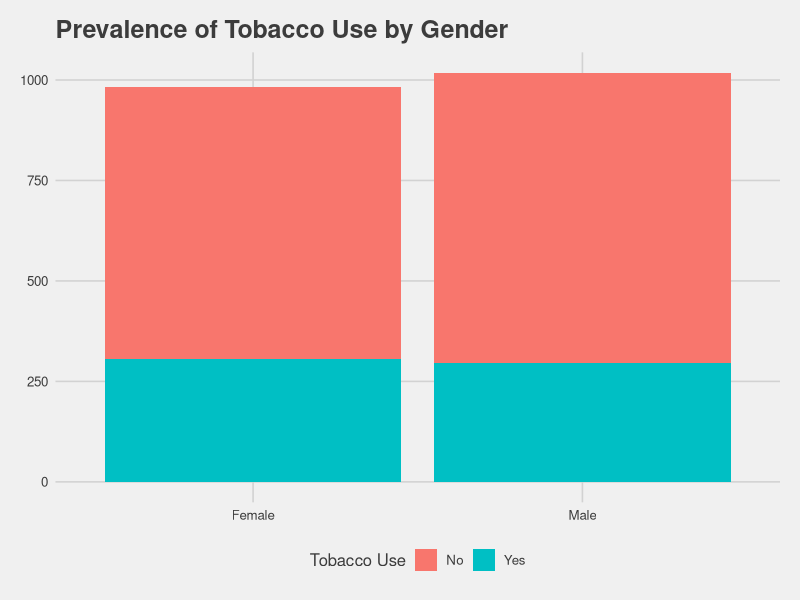
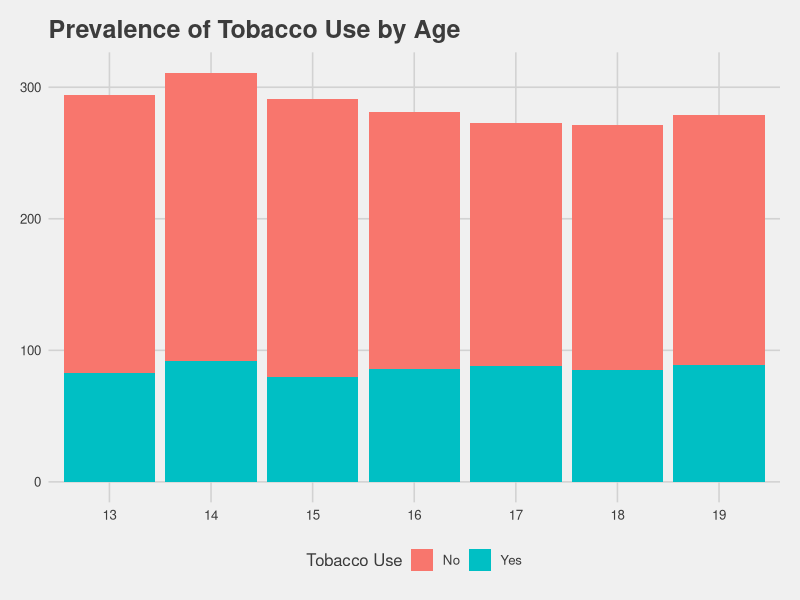
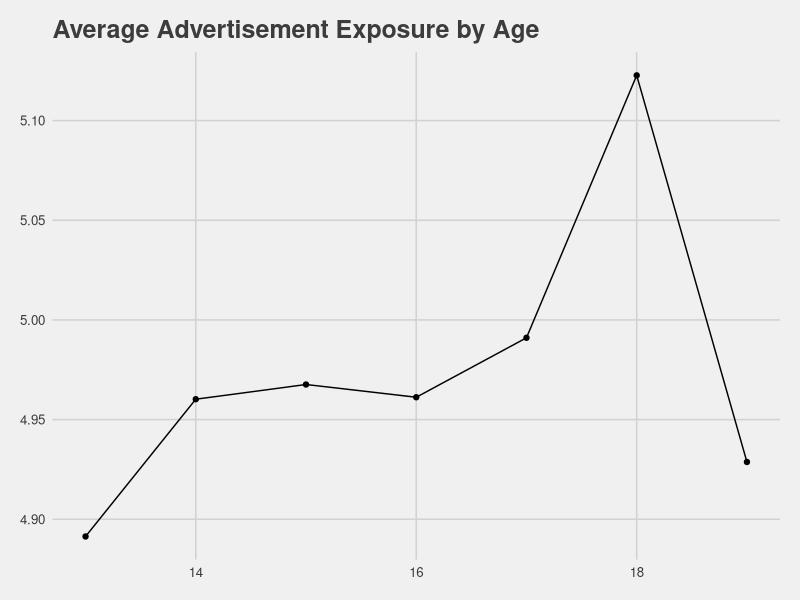
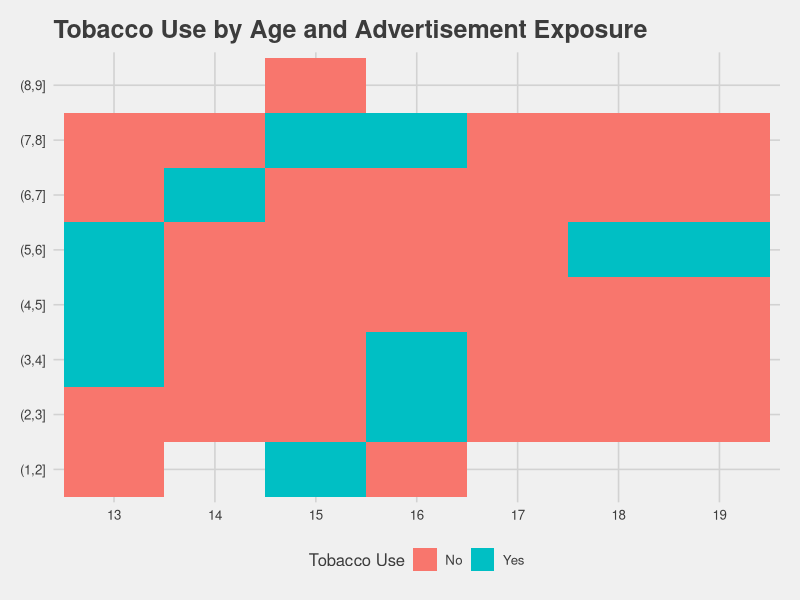
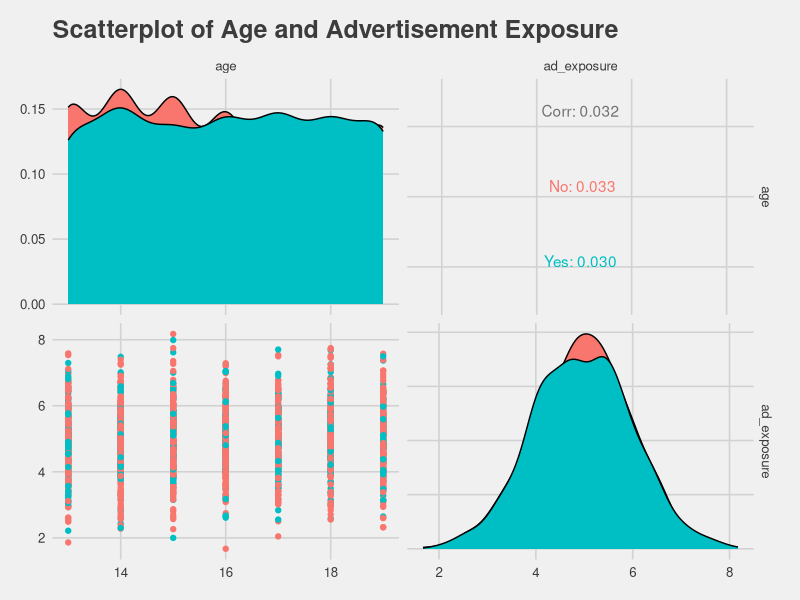

Generate these figures, in order, with R:

library(ggplot2)
library(ggthemes)
library(GGally)
# Simulated data
set.seed(42) # for reproducibility
data <- data.frame(
  id = 1:2000,
  age = sample(13:19, 2000, replace = TRUE),
  gender = sample(c("Male", "Female"), 2000, replace = TRUE),
  tobacco_use = sample(c("Yes", "No"), 2000, replace = TRUE, prob = c(0.3, 0.7)),
  ad_exposure = rnorm(2000, mean = 5, sd = 1)
)
ggplot(data, aes(x = gender, fill = tobacco_use)) +
  geom_bar() +
  labs(title = "Prevalence of Tobacco Use by Gender",
       x = "Gender",
       y = "Count",
       fill = "Tobacco Use") +
  theme_fivethirtyeight()
ggplot(data, aes(x = factor(age), fill = tobacco_use)) +
  geom_bar() +
  labs(title = "Prevalence of Tobacco Use by Age",
       x = "Age",
       y = "Count",
       fill = "Tobacco Use") +
  theme_fivethirtyeight()
library(dplyr)

data %>%
  group_by(age) %>%
  summarise(mean_ad_exposure = mean(ad_exposure)) %>%
  ggplot(aes(x = age, y = mean_ad_exposure)) +
  geom_line() +
  geom_point() +
  labs(title = "Average Advertisement Exposure by Age",
       x = "Age",
       y = "Mean Advertisement Exposure") +
  theme_fivethirtyeight()
data$ad_exposure_bin <- cut(data$ad_exposure, breaks = seq(0, 10, by = 1))

ggplot(data, aes(x = factor(age), y = ad_exposure_bin, fill = tobacco_use)) +
  geom_tile() +
  labs(title = "Tobacco Use by Age and Advertisement Exposure",
       x = "Age",
       y = "Advertisement Exposure",
       fill = "Tobacco Use") +
  theme_fivethirtyeight()
ggpairs(data, columns = c("age", "ad_exposure"),
        mapping = ggplot2::aes(color = tobacco_use),
        title = "Scatterplot of Age and Advertisement Exposure",
        upper = list(continuous = "cor"),
        lower = list(continuous = "points")) +
  theme_fivethirtyeight()
